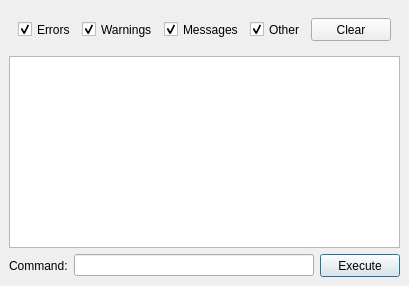
  <widget class="QDockWidget" name="dockWidget_Debug" >
   <property name="floating" >
    <bool>false</bool>
   </property>
   <property name="windowTitle" >
    <string>Debug Window</string>
   </property>
   <attribute name="dockWidgetArea" >
    <number>1</number>
   </attribute>
   <widget class="QWidget" name="dockWidgetContents_11" >
    <layout class="QVBoxLayout" name="verticalLayout_19" >
     <item>
      <widget class="QFrame" name="frame_13" >
       <property name="frameShape" >
        <enum>QFrame::NoFrame</enum>
       </property>
       <property name="frameShadow" >
        <enum>QFrame::Raised</enum>
       </property>
       <property name="lineWidth" >
        <number>0</number>
       </property>
       <layout class="QHBoxLayout" name="horizontalLayout_10" >
        <item>
         <widget class="QCheckBox" name="checkBox_ShowDebugErrors" >
          <property name="sizePolicy" >
           <sizepolicy vsizetype="Minimum" hsizetype="Minimum" >
            <horstretch>0</horstretch>
            <verstretch>0</verstretch>
           </sizepolicy>
          </property>
          <property name="text" >
           <string>Errors</string>
          </property>
          <property name="checked" >
           <bool>true</bool>
          </property>
         </widget>
        </item>
        <item>
         <widget class="QCheckBox" name="checkBox_ShowDebugWarnings" >
          <property name="sizePolicy" >
           <sizepolicy vsizetype="Minimum" hsizetype="Minimum" >
            <horstretch>0</horstretch>
            <verstretch>0</verstretch>
           </sizepolicy>
          </property>
          <property name="text" >
           <string>Warnings</string>
          </property>
          <property name="checked" >
           <bool>true</bool>
          </property>
         </widget>
        </item>
        <item>
         <widget class="QCheckBox" name="checkBox_ShowDebugMessages" >
          <property name="sizePolicy" >
           <sizepolicy vsizetype="Minimum" hsizetype="Minimum" >
            <horstretch>0</horstretch>
            <verstretch>0</verstretch>
           </sizepolicy>
          </property>
          <property name="text" >
           <string>Messages</string>
          </property>
          <property name="checked" >
           <bool>true</bool>
          </property>
         </widget>
        </item>
        <item>
         <widget class="QCheckBox" name="checkBox_ShowDebugOther" >
          <property name="sizePolicy" >
           <sizepolicy vsizetype="Minimum" hsizetype="Minimum" >
            <horstretch>0</horstretch>
            <verstretch>0</verstretch>
           </sizepolicy>
          </property>
          <property name="text" >
           <string>Other</string>
          </property>
          <property name="checked" >
           <bool>true</bool>
          </property>
         </widget>
        </item>
        <item>
         <widget class="QPushButton" name="pushButton_ClearDebug" >
          <property name="minimumSize" >
           <size>
            <width>0</width>
            <height>23</height>
           </size>
          </property>
          <property name="baseSize" >
           <size>
            <width>0</width>
            <height>23</height>
           </size>
          </property>
          <property name="toolTip" >
           <string>Click here to clear the output window.</string>
          </property>
          <property name="statusTip" >
           <string>Click here to clear the output window.</string>
          </property>
          <property name="text" >
           <string>Clear</string>
          </property>
         </widget>
        </item>
       </layout>
      </widget>
     </item>
     <item>
      <widget class="QListWidget" name="listWidget_3" />
     </item>
     <item>
      <widget class="QFrame" name="frame_8" >
       <property name="frameShape" >
        <enum>QFrame::NoFrame</enum>
       </property>
       <property name="frameShadow" >
        <enum>QFrame::Raised</enum>
       </property>
       <property name="lineWidth" >
        <number>0</number>
       </property>
       <layout class="QHBoxLayout" name="horizontalLayout_8" >
        <property name="margin" >
         <number>0</number>
        </property>
        <item>
         <widget class="QLabel" name="label_7" >
          <property name="text" >
           <string>Command:</string>
          </property>
         </widget>
        </item>
        <item>
         <widget class="QLineEdit" name="lineEdit_DebugCommand" >
          <property name="minimumSize" >
           <size>
            <width>0</width>
            <height>20</height>
           </size>
          </property>
          <property name="toolTip" >
           <string>Enter HELP in the edit field and click "Execute" to see a list of all avaliable commands.</string>
          </property>
          <property name="statusTip" >
           <string>Enter HELP in the edit field and click "Execute" to see a list of all avaliable commands.</string>
          </property>
         </widget>
        </item>
        <item>
         <widget class="QPushButton" name="pushButton_ExecuteDebugCommand" >
          <property name="minimumSize" >
           <size>
            <width>0</width>
            <height>23</height>
           </size>
          </property>
          <property name="toolTip" >
           <string>Execute the command in the edit fied to the left. Enter HELP in the edit field to see a list of all avaliable commands.</string>
          </property>
          <property name="statusTip" >
           <string>Execute the command in the edit fied to the left. Enter HELP in the edit field to see a list of all avaliable commands.</string>
          </property>
          <property name="text" >
           <string>Execute</string>
          </property>
          <property name="autoExclusive" >
           <bool>false</bool>
          </property>
          <property name="autoDefault" >
           <bool>true</bool>
          </property>
          <property name="default" >
           <bool>true</bool>
          </property>
          <property name="flat" >
           <bool>false</bool>
          </property>
         </widget>
        </item>
       </layout>
      </widget>
     </item>
    </layout>
   </widget>
  </widget>
